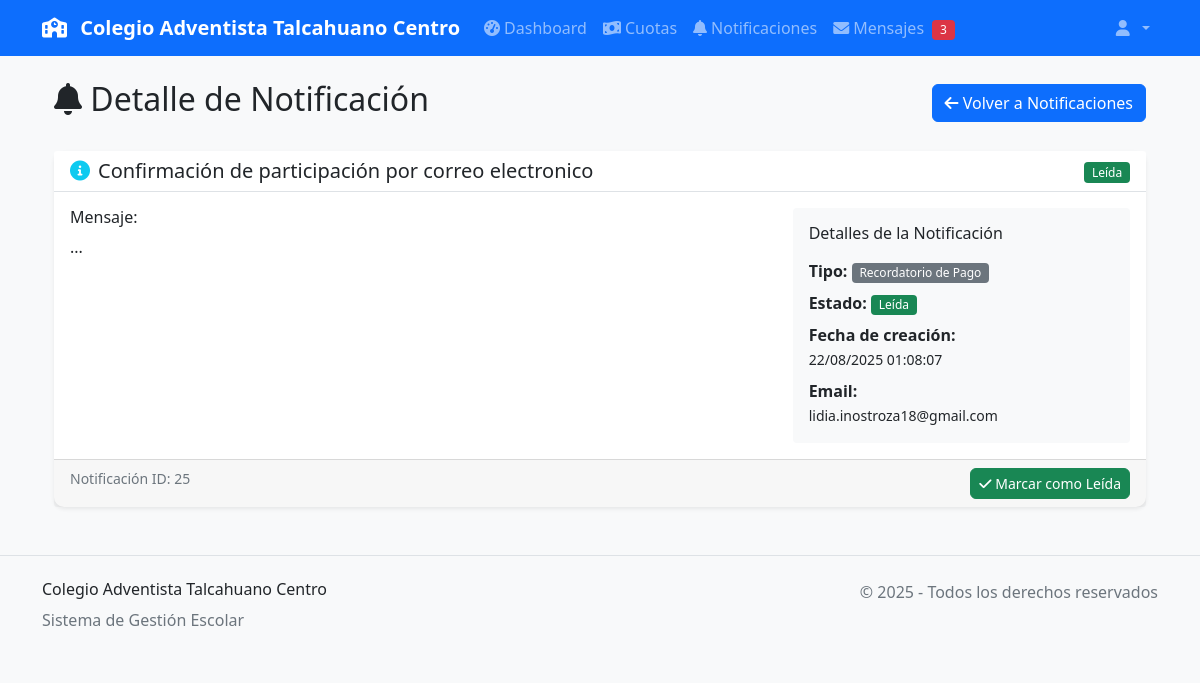
The page /notificaciones/25/ (signed in) on the database as committed earlier.
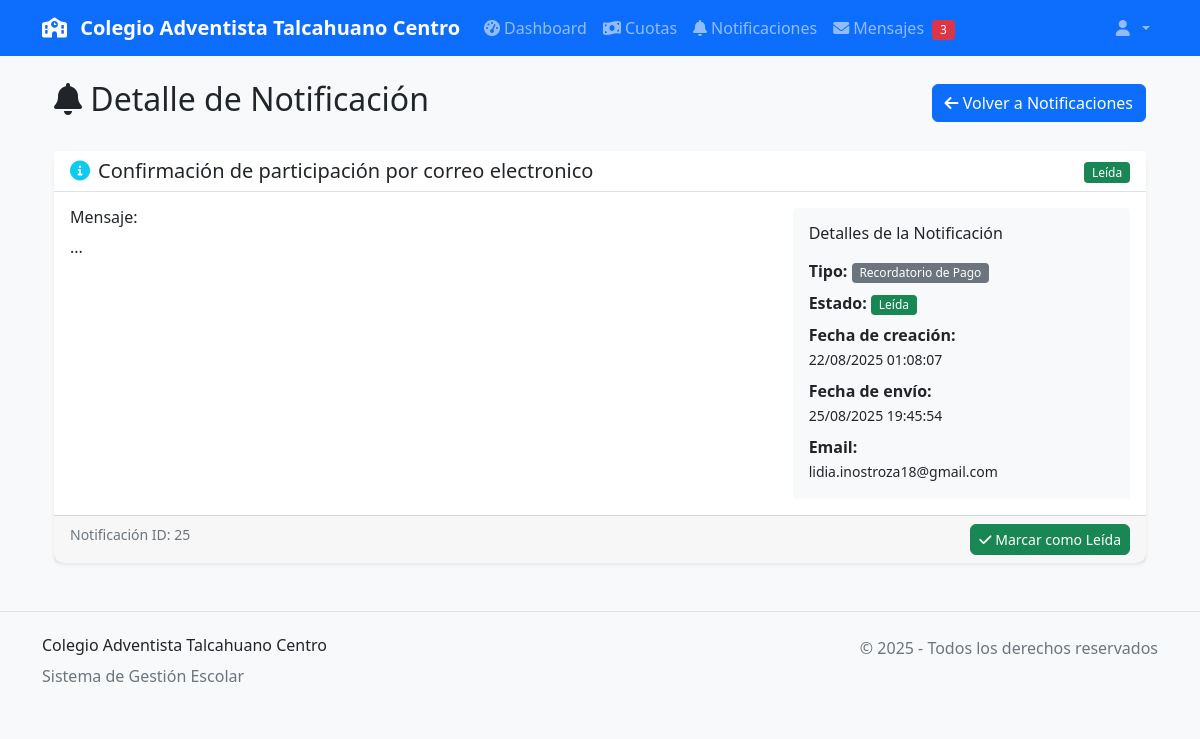
The same page on the database as committed later.
### core/models.py (models this page shows, shortened)
class Notificacion(models.Model):
    TIPO_NOTIFICACION_CHOICES = [
        ('pago_confirmado', 'Pago Confirmado'),
        ('pago_parcial', 'Pago Parcial'),
        ('recordatorio', 'Recordatorio de Pago'),
        ('cuota_vencida', 'Cuota Vencida'),
        ('nueva_cuota', 'Nueva Cuota Asignada'),
    ]
    ESTADOS = [
        ('enviada', 'Enviada'),
        ('pendiente', 'Pendiente'),
        ('fallida', 'Fallida'),
    ]
    usuario_registra = models.ForeignKey(User, on_delete=models.CASCADE, related_name='notificaciones_registradas')
    apoderado_nombre = models.CharField(max_length=200)
    apoderado_email = models.EmailField()
    apoderado_telefono = models.CharField(max_length=15, blank=True)
    apoderado_rut = models.CharField(max_length=12, blank=True)
    titulo = models.CharField(max_length=200)
    mensaje = models.TextField()
    tipo = models.CharField(max_length=20, choices=TIPO_NOTIFICACION_CHOICES)
    estudiante = models.ForeignKey(Estudiante, on_delete=models.SET_NULL, null=True, blank=True)
    actividad_nombre = models.CharField(max_length=200, blank=True)
    monto = models.DecimalField(max_digits=10, decimal_places=0, null=True, blank=True)
    metodo_pago = models.CharField(max_length=50, blank=True)
    leida = models.BooleanField(default=False)
    fecha_creacion = models.DateTimeField(auto_now_add=True)
    fecha_envio = models.DateTimeField(null=True, blank=True)
    estado = models.CharField(max_length=10, choices=ESTADOS, default='enviada')
    class Meta:
        ordering = ['-fecha_creacion']
        verbose_name = 'Notificación'
        verbose_name_plural = 'Notificaciones'

### core/notificacion_views.py (the view)
# urls.py: path('<int:notificacion_id>/', notificacion_views.detalle_notificacion, name='detalle'),
@login_required
def detalle_notificacion(request, notificacion_id):
    try:
        notificacion = get_object_or_404(
            Notificacion,
            Q(id=notificacion_id) & (
                Q(apoderado_email=request.user.email) |
                Q(usuario_registra=request.user)
            )
        )
        if notificacion.leida is False:
            notificacion.leida = True
            notificacion.save()
            logger.info(f"Notificación {notificacion_id} marcada como leída por {request.user.email}")
        context = {
            'notificacion': notificacion,
        }
        return render(request, 'core/notificaciones/detalle.html', context)
    except Exception as e:
        logger.error(f"Error al mostrar detalle de notificación {notificacion_id}: {str(e)}")
        messages.error(request, 'Error al cargar la notificación.')
        return redirect('notificaciones:lista')

### core/context_processors.py (called while the page is built)
def notificaciones_context(request):
    if request.user.is_authenticated:
        notificaciones_no_leidas = Notificacion.objects.filter(
            apoderado_email=request.user.email,
            estado__in=['enviado', 'visto']
        ).count()
        return {
            'notificaciones_no_leidas': notificaciones_no_leidas
        }
    return {
        'notificaciones_no_leidas': 0
    }

### templates/core/notificaciones/detalle.html (shortened to what the changed rows need)
{% extends 'base.html' %}
{% load static %}
{% block content %}
<div class="container-fluid">
    <div class="row">
        <div class="col-12">
            <div class="d-flex justify-content-between align-items-center mb-4">
                <h2>
                    <i class="fas fa-bell"></i> Detalle de Notificación
                </h2>
            </div>
            <div class="card">
                <div class="card-header">
                    <div class="row align-items-center">
                        <div class="col-md-8">
                            <h5 class="mb-0 d-flex align-items-center">
                                {% if notificacion.tipo == 'actividad' %}
                                    <i class="fas fa-calendar-alt text-primary me-2"></i>
                                {% elif notificacion.tipo == 'cuota' %}
                                    <i class="fas fa-money-bill text-success me-2"></i>
                                {% elif notificacion.tipo == 'sistema' %}
                                    <i class="fas fa-cog text-secondary me-2"></i>
                                {% else %}
                                    <i class="fas fa-info-circle text-info me-2"></i>
                                {% endif %}
                                {{ notificacion.titulo }}
                            </h5>
                        </div>
                    </div>
                </div>
                <div class="card-body">
                    <div class="row">
                        <div class="col-md-8">
                            <h6>Mensaje:</h6>
                            <p class="mb-4">{{ notificacion.mensaje }}</p>
                        </div>
                        <div class="col-md-4">
                            <div class="bg-light p-3 rounded">
                                <p class="mb-2">
                                    <strong>Tipo:</strong>
                                    <span class="badge bg-secondary">{{ notificacion.get_tipo_display|default:notificacion.tipo }}</span>
                                </p>
                                <p class="mb-2">
                                    <strong>Fecha de creación:</strong><br>
                                    <small>{{ notificacion.fecha_creacion|date:"d/m/Y H:i:s" }}</small>
                                </p>
                                {% if notificacion.fecha_envio %}
                                    <p class="mb-2">
                                        <strong>Fecha de envío:</strong><br>
                                        <small>{{ notificacion.fecha_envio|date:"d/m/Y H:i:s" }}</small>
                                    </p>
                                {% endif %}
                                <p class="mb-0">
                                    <strong>Email:</strong><br>
                                    <small>{{ notificacion.apoderado_email }}</small>
                                </p>
                            </div>
                        </div>
                    </div>
                </div>
                <div class="card-footer">
                    <div class="d-flex justify-content-between">
                        <small class="text-muted">
                            Notificación ID: {{ notificacion.id }}
                        </small>
                        {% if notificacion.estado != 'leido' %}
                            <button type="button"
                                    class="btn btn-success btn-sm"
                                    onclick="marcarComoLeida({{ notificacion.id }})">
                                <i class="fas fa-check"></i> Marcar como Leída
                            </button>
                        {% endif %}
                    </div>
                </div>
            </div>
        </div>
    </div>
</div>
{% endblock %}

Rows that differ between the two databases and show on the page:
changed Notificacion "Confirmación de participación por correo electronico": fecha_envio (not shown) → "25/08/2025 19:45:54"
Other text that changed with them:
text now shown: "Fecha de envío:"
